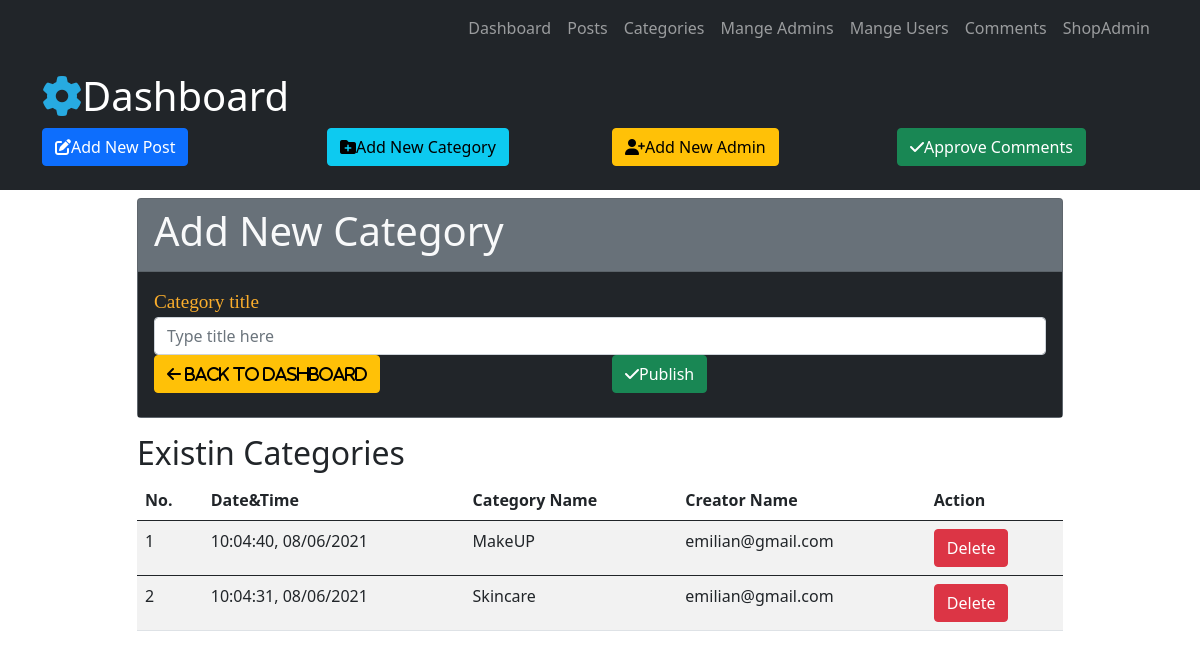
The page /admin/Blog/Categories.php (signed in) on the database its author committed.
### tables this page shows
CREATE TABLE `category` (
  `id` int(10) NOT NULL,
  `title` varchar(50) NOT NULL,
  `author` varchar(50) NOT NULL,
  `datetime` varchar(50) NOT NULL
);

### admin/Blog/Categories.php (the view, shortened to what this page needs)
<?php include("includes/header.php") ?>
    <section class="container py-2 mb-4">
        <div class="row">
            <div class="offset-lg-1 col-lg-10" style="min-height: 400px;">
                <form class="" action="Categories.php" method="POST">
                    <div class="card bg-secondary text-light mb-3">
                        <div class="card-header">
                            <h1>Add New Category</h1>
                        </div>
                        <div class="card-body bg-dark">
                            <div class="form-group">
                                <label for="title"><span class="fieldInfo">Category title</span></label>
                                <input class="form-control" type="text" id="CategoryTitle" name="CategoryTitle" placeholder="Type title here" value="">
                            </div>
                            <div class="row">
                                <div class="col-lg-6 mb-2">
                                    <a href="Dashboard.php" class="btn btn-warning btn-block"><i class="fas fa-arrow-left"> Back to dashboard</i></a>
                                </div>
                                <div class="col-lg-6 mb-2">
                                    <button type="Submit" name="Submit" class="btn btn-success btn-block">
                                        <i class="fas fa-check"></i>Publish
                                    </button>
                                </div>
                            </div>
                        </div>
                    </div>
                </form>
                <h2>Existin Categories</h2>
                    <table class="table table-striped table-hover">
                        <thead class="thead-dark">
                            <tr>
                                <th>No.</th>
                                <th>Date&Time</th>
                                <th>Category Name</th>
                                <th>Creator Name</th>
                                <th>Action</th>
                            </tr>
                        </thead>
                        <?php
                        $sql = "SELECT * FROM category ORDER BY id desc";
                        $Execute = $ConnectingDB->query($sql);
                        $SrNo = 0;
                        while ($DataRows = $Execute->fetch()) {
                            $CategoryId = $DataRows["id"];
                            $CategoryDate = $DataRows["datetime"];
                            $CategoryName = $DataRows["title"];
                            $CreatorName = $DataRows["author"];
                            $SrNo++;
                        ?>
                        <tbody>
                            <tr>
                                <td><?php echo htmlentities($SrNo) ?></td>
                                <td>
                                    <?php echo htmlentities($CategoryDate); ?>
                                </td>
                                <td>
                                    <?php echo htmlentities($CategoryName ); ?>
                                </td>
                                <td>
                                    <?php echo htmlentities($CreatorName  ); ?>
                                </td>
                                <td>
                                <a target="_self" class="btn btn-danger" href="DeleteCategory.php?id=<?php echo $CategoryId; ?>">Delete</a>
                                </td>
                            </tr>
                        </tbody>
                        <?php } ?>
                    </table>
            </div>
        </div>
    </section>
<?php include("includes/footer.php") ?>

### admin/Blog/includes/header.php (shortened to what this page needs)
<!DOCTYPE html>
<html lang="en">
<head>
    <link href="https://cdn.jsdelivr.net/npm/bootstrap@5.0.1/dist/css/bootstrap.min.css" rel="stylesheet">
    <link href="//netdna.bootstrapcdn.com/twitter-bootstrap/2.3.2/css/bootstrap-combined.no-icons.min.css" rel="stylesheet">
    <link href="//netdna.bootstrapcdn.com/font-awesome/3.2.1/css/font-awesome.css" rel="stylesheet">
    <link rel="stylesheet" href="/css/style.css">
</head>
<body>
    <nav class="navbar navbar-expand-lg navbar-dark bg-dark">
        <div class="container">
            <ul class="navbar-nav mr-auto">
                <li class="nav-item">
                    <a href="Dashboard.php" class="nav-link">Dashboard</a>
                </li>
                <li class="nav-item">
                    <a href="Posts.php" class="nav-link">Posts</a>
                </li>
                <li class="nav-item">
                    <a href="Categories.php" class="nav-link">Categories</a>
                </li>
                <li class="nav-item">
                    <a href="Admin.php" class="nav-link">Mange Admins</a>
                </li>
                <li class="nav-item">
                    <a href="Users.php" class="nav-link">Mange Users</a>
                </li>
                <li class="nav-item">
                    <a href="Comments.php" class="nav-link">Comments</a>
                </li>
                <li class="nav-item">
                    <a href="../adminindex.php" class="nav-link">ShopAdmin</a>
                </li>
            </ul>
        </div>
    </nav>
    <header class="bg-dark text-white py-3">
        <div class="container">
            <div class="row">
                <div class="col-lg-12">
                    <h1><i class="fas fa-cog" style="color: #27aae1;"></i>Dashboard</h1>
                </div>
                <div class="col-lg-3 mb-2">
                    <a href="AddNewPost.php" class="btn btn-primary btn block">
                        <i class="fas fa-edit"></i>Add New Post
                    </a>
                </div>
                <div class="col-lg-3 mb-2">
                    <a href="Categories.php" class="btn btn-info btn block">
                        <i class="fas fa-folder-plus"></i>Add New Category
                    </a>
                </div>
                <div class="col-lg-3 mb-2">
                    <a href="Admin.php" class="btn btn-warning btn block">
                        <i class="fas fa-user-plus"></i>Add New Admin
                    </a>
                </div>
                <div class="col-lg-3 mb-2">
                    <a href="Comments.php" class="btn btn-success btn block">
                        <i class="fas fa-check"></i>Approve Comments
                    </a>
                </div>
            </div>
        </div>
    </header>

### admin/Blog/includes/footer.php (shortened to what this page needs)
</body>
</html>

### admin/Blog/css/style.css (style rules this page uses)
a { color: white; }
.fieldInfo { color: rgb(251, 174, 44); font-family: Bitter,Georgia, "Times NeW Roman",Times,serif ; font-size: 1.2em; }

### rows shown on the page
category: datetime "10:04:40, 08/06/2021", title "MakeUP", author "emilian@gmail.com"
category: datetime "10:04:31, 08/06/2021", title "Skincare", author "emilian@gmail.com"
